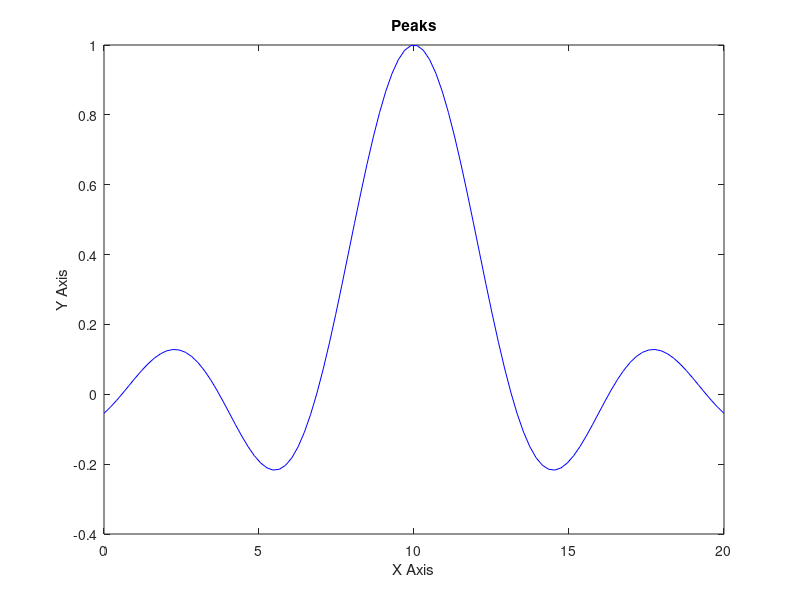

Write MATLAB code to recreate this figure.
%1 Prepare your data 
X = 0.0:0.202:20;             %100 points in 0<=x<=20
y = (sin(X-10)) ./ (X-10);
X=X'; y=y';
plot (X,y,'b-');
xlabel('X Axis')
ylabel('Y Axis')
title('Peaks')